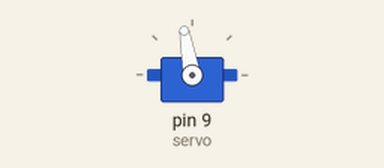
Recording of a sketch running on a simulated Arduino Uno, built with avr-gcc and run on an emulated ATmega328P. Parts: servo.

Above: at 0.05 s.
At 7.5 s:
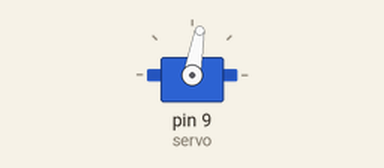
Timing chart, 0 to 11.7 s (numbered marks = the images above):
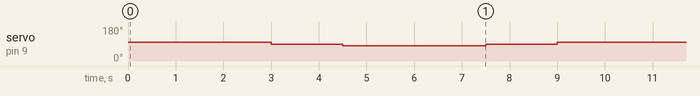

The sketch:

ServoSpeed.ino
```cpp
/*
 * M. Murat Akcayigit
 * For Legolift Servo Adjustments
 */

#include <Servo.h>

Servo servo;  // create servo object to control a servo

void setup()
{
  servo.attach(9);  // attaches the servo on pin 9 to the servo object
  servo.write(90);  // set initial state of servo as "Stopped"
}

void loop()
{
  servo.write(100); // run the servo in a clockwise direction
  delay(3000);        //            for a duration of 3 seconds

  servo.write(90);  // stop the servo
  delay(1500);        //            for a duration of 1.5 seconds

  servo.write(80);  // run the servo in a counterclockwise direction
  delay(3000);        //            for a duration of 3 seconds

  servo.write(90);  // stop the servo
  delay(1500);        //            for a duration of 1.5 seconds
}
```

Measured:
- by itself, servo on pin 9 (servo): repeats every 9.0 s: 80° 3.0 s, 90° 1.5 s, 100° 3.0 s, 90° 1.5 s
